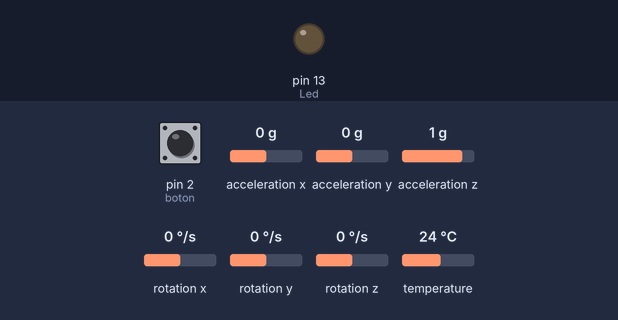
This sketch was run on a simulated Arduino Uno, built with avr-gcc and run on an emulated ATmega328P. Parts: output pins drawn as LEDs (lit = HIGH). Dashed ring = blinking. Inputs (shaded band) come from the test bench; at power-on: pin 2 (boton) HIGH, acceleration x 0 g, acceleration y 0 g, acceleration z 1 g, rotation x 0 °/s, rotation y 0 °/s, rotation z 0 °/s, temperature 24 °C. What the sketch prints to the serial monitor is not drawn.

Above: at 0.8 s.
0.9 s: pin 2 (boton) pulled LOW for 0.15 s
At 1.5 s:
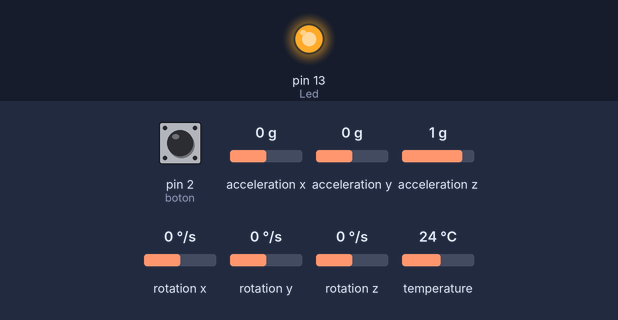
2.6 s: pin 2 (boton) pulled LOW for 1 s
5.1 s: pin 2 (boton) pulsed LOW 5 times (0.12 s each, 0.3 s apart)
At 5.6 s:
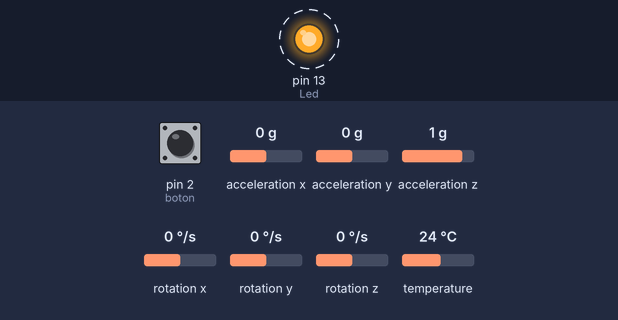
8.1 s: pin 2 (boton) pulsed LOW 5 times (0.12 s each, 0.3 s apart)
At 10.0 s:
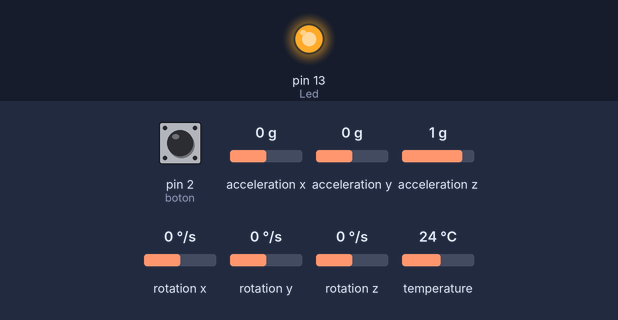
12.6 s: acceleration x set to -1.4 g
15.6 s: acceleration y set to 0.8 g
Timing chart, 0 to 18.6 s (numbered marks = the images above; inputs shaded):
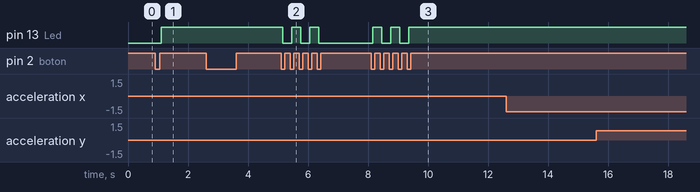

The sketch:

MPU6050_Punto3_Medir_Fuerza.ino
```cpp
//Inclusión de librerías
#include <Wire.h>
#include <Adafruit_MPU6050.h>
#include <Adafruit_Sensor.h>

const int boton = 2;  // Pin del botón
const int Led = 13;   // Pin del LED

Adafruit_MPU6050 mpu;                     // Objeto para el sensor MPU6050
float m = 0.04;                           // Masa del objeto
float Fx = 0, Fy = 0, Fz = 0;             // Variables de fuerza actual
float Fx_max = 0, Fy_max = 0, Fz_max = 0; // Variables de fuerza máxima

// Flags de control
bool midiendo = false;
bool botonEstadoAnterior = HIGH;
bool medicion_realizada = false;

void setup() {
    pinMode(boton, INPUT_PULLUP);  // Configura el botón con resistencia pull-up
    pinMode(Led, OUTPUT);          // LED como salida
    Serial.begin(115200);           // Inicia comunicación serial

    while (!Serial);                // Espera a que el monitor serial esté listo

    // Inicializa el MPU6050
    if (!mpu.begin()) {
        Serial.println("No se encontró el MPU6050. Verifica la conexión.");
        while (1);
    }
    Serial.println("MPU6050 listo");

    // Configuración del sensor
    mpu.setAccelerometerRange(MPU6050_RANGE_2_G);
    mpu.setGyroRange(MPU6050_RANGE_250_DEG);
    mpu.setFilterBandwidth(MPU6050_BAND_21_HZ);

    // Espera a que se presione el botón antes de comenzar
    while (digitalRead(boton) == HIGH);
    delay(200);
    digitalWrite(Led, HIGH);
    Serial.println("Listo");
}

void loop() {
    // Detección de cambio de estado del botón
    bool botonEstadoActual = digitalRead(boton);
    if (botonEstadoAnterior == HIGH && botonEstadoActual == LOW) {
        midiendo = !midiendo;  // Cambia el estado de medición
        delay(50);  // Pequeño delay para evitar rebotes
    }
    botonEstadoAnterior = botonEstadoActual; // Guarda el estado actual del botón

    //Medición de fuerzas
    if (midiendo) {
        if (!medicion_realizada) {
            Serial.println("Inicio de medición");
            digitalWrite(Led, HIGH);
            Fx_max = Fy_max = Fz_max = 0; // Reinicia máximos
        }

        sensors_event_t a, g, t;
        mpu.getEvent(&a, &g, &t);

        Fx = a.acceleration.x * m;
        Fy = a.acceleration.y * m;
        Fz = a.acceleration.z * m;

        if (abs(Fx) > abs(Fx_max)){
            Fx_max = Fx;
        }
        if (abs(Fy) > abs(Fy_max)){
            Fy_max = Fy;
        }
        if (abs(Fz) > abs(Fz_max)){
            Fz_max = Fz;
        }

        Serial.print("Fx: "); Serial.print(Fx);
        Serial.print("\tFy: "); Serial.print(Fy);
        Serial.print("\tFz: "); Serial.println(Fz);

        medicion_realizada = true;  // Se ha hecho al menos una medición
    }
    //Finalización de medición
    else if (medicion_realizada) {
        Serial.println("Fin de medición");
        digitalWrite(Led, LOW);
        Serial.println("Fuerzas máximas registradas:");
        Serial.print("Fx_max: "); Serial.println(Fx_max);
        Serial.print("Fy_max: "); Serial.println(Fy_max);
        Serial.print("Fz_max: "); Serial.println(Fz_max);

        medicion_realizada = false;  // Reinicia la bandera para permitir una nueva medición
        midiendo= false;
    }
}
```

Measured:
- after the input at 0.9 s, pin 13 (Led): LOW → HIGH after 0.20 s
- after the input at 5.1 s, pin 13 (Led): alternates HIGH for 0.30 s and LOW for 0.30 s, 5 changes in all, then stays LOW, starting after 0.05 s
- after the input at 8.1 s, pin 13 (Led): alternates HIGH for 0.30 s and LOW for 0.30 s, 5 changes in all, then stays HIGH, starting after 0.05 s
